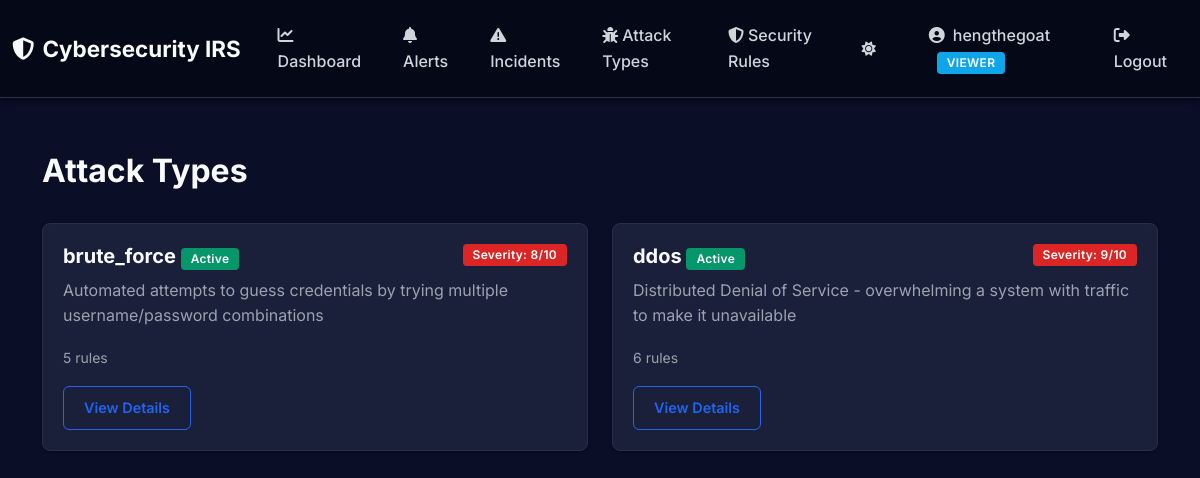
The app's page /attack-types/ (signed in) with its own data.
### app/models/attack_type.py (models this page shows, shortened)
class AttackType(db.Model):
    __tablename__ = 'attack_types'
    id = db.Column(db.Integer, primary_key=True)
    name = db.Column(db.String(50), unique=True, nullable=False)  # brute_force, ddos
    description = db.Column(db.Text, nullable=True)
    severity_level = db.Column(db.Integer, default=5, nullable=False)  # 1-10
    is_active = db.Column(db.Boolean, default=True, nullable=False)
    rules = db.relationship('Rule', backref='attack_type', lazy=True, cascade='all, delete-orphan')
    incidents = db.relationship('Incident', backref='attack_type', lazy=True)

### app/routes/attack_type_routes.py (the view)
@attack_type_bp.route('/')
@login_required
def index():
    attack_types = AttackTypeService.get_all()
    return render_template('attack_types/index.html', attack_types=attack_types)

### app/services/attack_type_service.py (called while the page is built)
    @staticmethod
    def get_all(active_only: bool = False) -> List[AttackType]:
        query = AttackType.query
        if active_only:
            query = query.filter_by(is_active=True)
        return list(query.order_by(AttackType.name).all())

### app/templates/attack_types/index.html (shortened to what this page needs)
{% extends "layouts/base.html" %}  {% block content %}
<div class="container mt-4">
  <div class="d-flex justify-content-between align-items-center mb-4">
    <h2>Attack Types</h2>
  </div>
  {% if attack_types %}
  <div class="row">
    {% for attack_type in attack_types %}
    <div class="col-md-6 mb-4">
      <div
        class="card {% if not attack_type.is_active %}border-secondary{% endif %}"
      >
        <div class="card-body">
          <div class="d-flex justify-content-between align-items-start">
            <h5 class="card-title">
              {{ attack_type.name }} {% if not attack_type.is_active %}
              <span class="badge bg-secondary">Inactive</span>
              {% else %}
              <span class="badge bg-success">Active</span>
              {% endif %}
            </h5>
            <span class="badge bg-danger"
              >Severity: {{ attack_type.severity_level }}/10</span
            >
          </div>
          <p class="card-text text-muted">{{ attack_type.description }}</p>
          <div class="mb-3">
            <small class="text-muted">
               {{ attack_type.rules|length }}
              rules
            </small>
          </div>
          <div class="btn-group" role="group">
            <a
              href="{{ url_for('attack_type.detail', id=attack_type.id) }}"
              class="btn btn-sm btn-outline-primary"
            >
               View Details
            </a>
          </div>
        </div>
      </div>
    </div>
    {% endfor %}
  </div>
  {% endif %}
</div>
{% endblock %}

### app/static/css/style.css (style rules this page uses)
:root { --primary-color: #2563eb; --primary-hover: #1d4ed8; --danger-color: #dc2626; --danger-hover: #b91c1c; --success-color: #059669; --success-hover: #047857; --warning-color: #d97706; --info-color: #0ea5e9; --dark-bg: #0a0e27; --darker-bg: #050816; --card-bg: #1a1f3a; --card-border: #2a2f4a; --text-primary: #f9fafb; --text-secondary: #d1d5db; --text-muted: #9ca3af; --shadow-sm: 0 1px 3px rgba(0, 0, 0, 0.3); --shadow-md: 0 4px 6px rgba(0, 0, 0, 0.4); --shadow-lg: 0 10px 25px rgba(0, 0, 0, 0.5); --hover-bg: #050816; }
* { margin: 0; padding: 0; box-sizing: border-box; }
body { font-family: "Inter", -apple-system, BlinkMacSystemFont, "Segoe UI", Roboto, Oxygen, Ubuntu, Cantarell, sans-serif; background: var(--dark-bg); color: var(--text-primary); min-height: 100vh; line-height: 1.6; }
.btn { border-radius: 6px; padding: 10px 20px; font-weight: 600; font-size: 0.9rem; transition: all 0.2s ease; border: none; cursor: pointer; }
.btn-outline-primary { border: 1px solid var(--primary-color); color: var(--primary-color); background: transparent; }
.card { background: var(--card-bg) !important; border: 1px solid var(--card-border); border-radius: 8px; box-shadow: var(--shadow-sm); margin-bottom: 24px; transition: all 0.2s ease; }
.card-body { padding: 20px; background: transparent !important; }
.badge { padding: 5px 10px; border-radius: 4px; font-weight: 600; font-size: 0.75rem; letter-spacing: 0.3px; }
.bg-danger { background-color: var(--danger-color) !important; }
.bg-success { background-color: var(--success-color) !important; }
h1, h2, h3, h4, h5, h6, .h1, .h2, .h3, .h4, .h5, .h6, .card-title { color: var(--text-primary) !important; font-weight: 700; margin-bottom: 0.5rem; }
.text-muted { color: var(--text-muted) !important; }
a { color: var(--primary-color); text-decoration: none; transition: color 0.2s ease; }
.card-body { color: var(--text-primary) !important; }
.card-body p, .card-body span:not(.badge), .card-body div { color: var(--text-primary); }

### records on screen
AttackType: name "brute_force", is_active "Active", severity_level "8", description "Automated attempts to guess credentials by trying multiple username/password combinations", rules|length "5"
AttackType: name "ddos", is_active "Active", severity_level "9", description "Distributed Denial of Service - overwhelming a system with traffic to make it unavailable", rules|length "6"

### other values on screen
{{ session.username }} "hengthegoat"
{{ session.user_role|upper }} "VIEWER"
